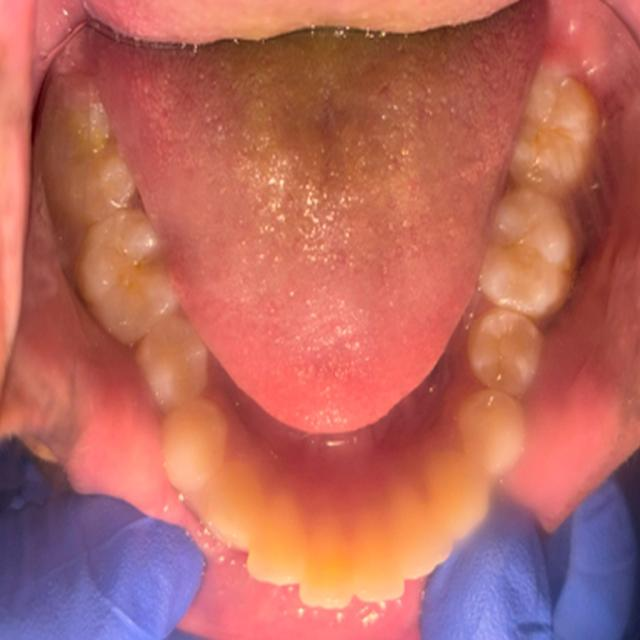
#> input picture data/lower/train/images/LO-0033_jpg.rf.617f9dca1194b83cf0dd77b2edfc112f.jpg, 640 x 640 px
$ python -i prepare_arch.py   (imports and definitions only)
#> lines starting #> are read from the running program, lines starting #| are printed output that depends on the picture
"""上下颌分类数据：每张 Roboflow 图做成多种远近、任意角度的样本，标签只有 lower / upper。
模拟诊所照片：整排牙、紧裁、半边、半边缩小放进模糊大背景；全部随机旋转 0~360°、宽高比抖动。
左右镜像不影响上下颌，训练时可以开。
用法: python prepare_arch.py [small]   -> dataset_arch[_small]/{train,val}/{lower,upper}/*.jpg"""
import glob, os, cv2, numpy as np, random
import sys
SMALL = len(sys.argv) > 1 and sys.argv[1] == 'small'   # 另加"小范围"样本：只裁牙弓里面那一小块（舌头或腭）加旁边几颗牙
# [1 line not run here, left out]

def rotate(img):
    h, w = img.shape[:2]; a = random.uniform(0, 360)
    M = cv2.getRotationMatrix2D((w / 2, h / 2), a, 1.0); c, s = abs(M[0, 0]), abs(M[0, 1])
    nW, nH = int(h * s + w * c), int(h * c + w * s); M[0, 2] += nW / 2 - w / 2; M[1, 2] += nH / 2 - h / 2
    return cv2.warpAffine(img, M, (nW, nH), flags=cv2.INTER_LINEAR, borderMode=cv2.BORDER_REFLECT_101)   # 镜像补边，避免拉伸条纹

def finish(img):
    r = random.uniform(0.8, 1.25); h, w = img.shape[:2]; img = cv2.resize(img, (max(int(w * r), 8), h))
    img = rotate(img); h, w = img.shape[:2]; k = LONG / max(h, w)
    return cv2.resize(img, (max(int(w * k), 8), max(int(h * k), 8)), interpolation=cv2.INTER_AREA)

def crop_around(img, pts, lo, hi):
    h, w = img.shape[:2]; x0, y0 = pts.min(0); x1, y1 = pts.max(0); bw, bh = x1 - x0, y1 - y0
    mx, my = bw * random.uniform(lo, hi), bh * random.uniform(lo, hi)
    return img[int(max(y0 - my, 0)):int(min(y1 + my, h)), int(max(x0 - mx, 0)):int(min(x1 + mx, w))]

def zoom_out(img):
    h, w = img.shape[:2]; f = random.uniform(0.4, 1.2)
    t, b, l, r = [int(f * x * random.uniform(0.4, 1.6)) for x in (h, h, w, w)]
    big = cv2.GaussianBlur(cv2.copyMakeBorder(img, t, b, l, r, cv2.BORDER_REPLICATE), (0, 0), 25)
    big[t:t + h, l:l + w] = img; return big

n = 0
# [26 lines not run here, left out]

>>> import cv2
>>> picture = cv2.imread('data/lower/train/images/LO-0033_jpg.rf.617f9dca1194b83cf0dd77b2edfc112f.jpg')
#> picture is the input picture: shape (640, 640, 3); mean B, G, R 95, 103.4, 183.8
>>> result = finish(picture)
#> in finish, `img = cv2.resize(img, (max(int(w * r), 8), h))`:
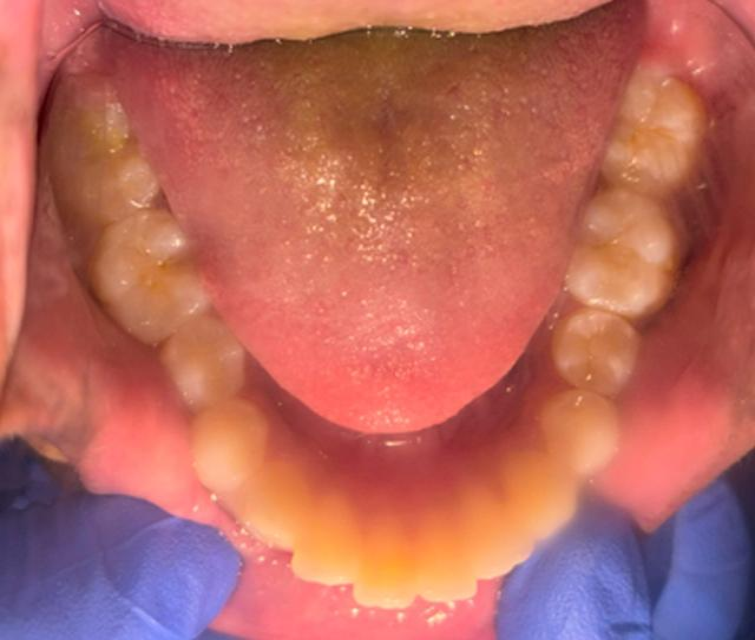
#> img: shape (640, 755, 3); mean of channels 0, 1, 2 95, 103.4, 183.8; drawn as B, G, R
#> in rotate, `return cv2.warpAffine(img, M, (nW, nH), flags=cv2.INTER_LINEAR, border..`:
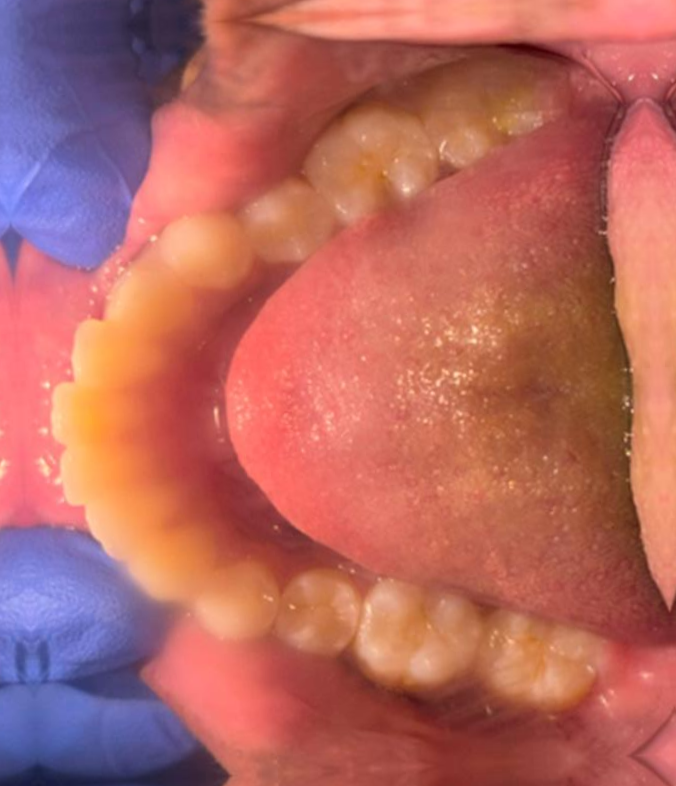
#> returned value: shape (786, 676, 3); mean of channels 0, 1, 2 97.2, 103.6, 182.7; drawn as B, G, R

$ run again, on data/lower/valid/images/LO-0028_jpg.rf.798afee0322c016ee26500cea10c3541.jpg
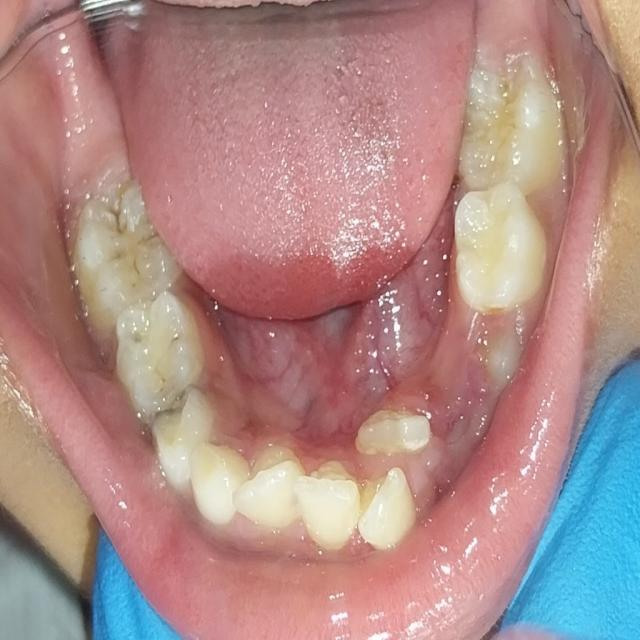
#> input picture data/lower/valid/images/LO-0028_jpg.rf.798afee0322c016ee26500cea10c3541.jpg, 640 x 640 px
#> picture is the input picture: shape (640, 640, 3); mean B, G, R 134.8, 138.4, 173.5
#> in finish, `img = cv2.resize(img, (max(int(w * r), 8), h))`:
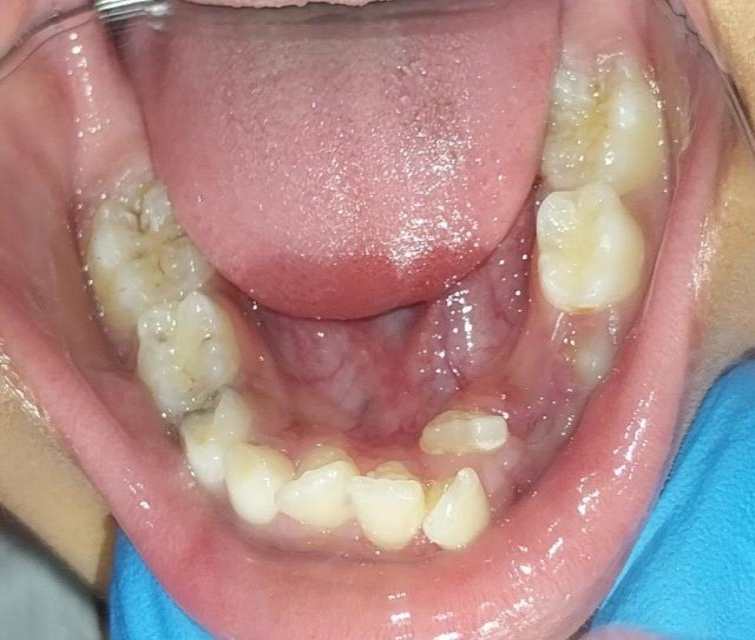
#> img: shape (640, 755, 3); mean of channels 0, 1, 2 134.8, 138.4, 173.5; drawn as B, G, R
#> in rotate, `return cv2.warpAffine(img, M, (nW, nH), flags=cv2.INTER_LINEAR, border..`:
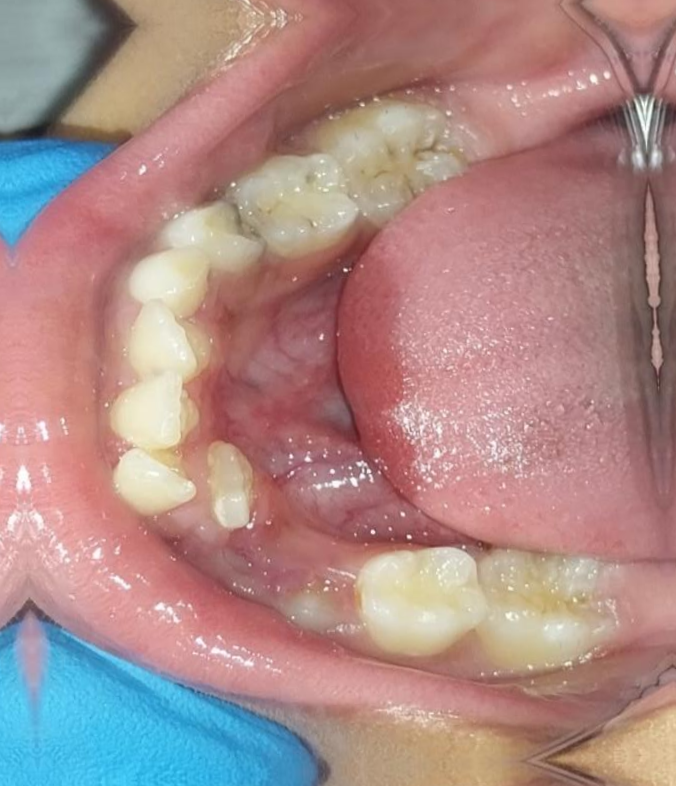
#> returned value: shape (786, 676, 3); mean of channels 0, 1, 2 135.4, 138.7, 171.7; drawn as B, G, R

$ run again, on data/lower/valid/images/LO-0030-1-_jpg.rf.6021d0eeecc1af91e45b72c2ea344299.jpg
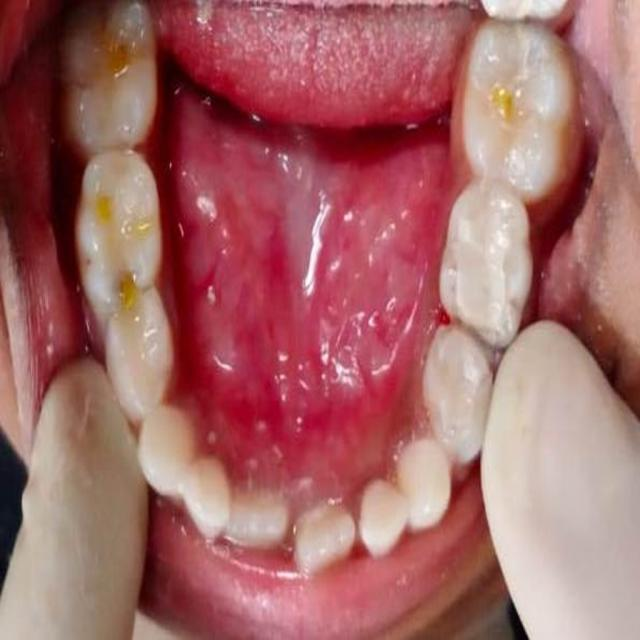
#> input picture data/lower/valid/images/LO-0030-1-_jpg.rf.6021d0eeecc1af91e45b72c2ea344299.jpg, 640 x 640 px
#> picture is the input picture: shape (640, 640, 3); mean B, G, R 103.5, 103.6, 164.4
#> in finish, `img = cv2.resize(img, (max(int(w * r), 8), h))`:
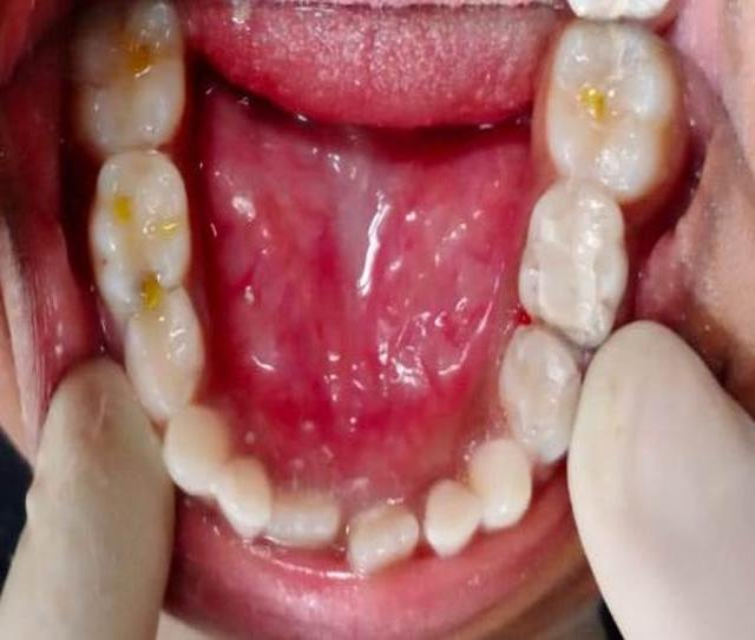
#> img: shape (640, 755, 3); mean of channels 0, 1, 2 103.5, 103.6, 164.4; drawn as B, G, R
#> in rotate, `return cv2.warpAffine(img, M, (nW, nH), flags=cv2.INTER_LINEAR, border..`:
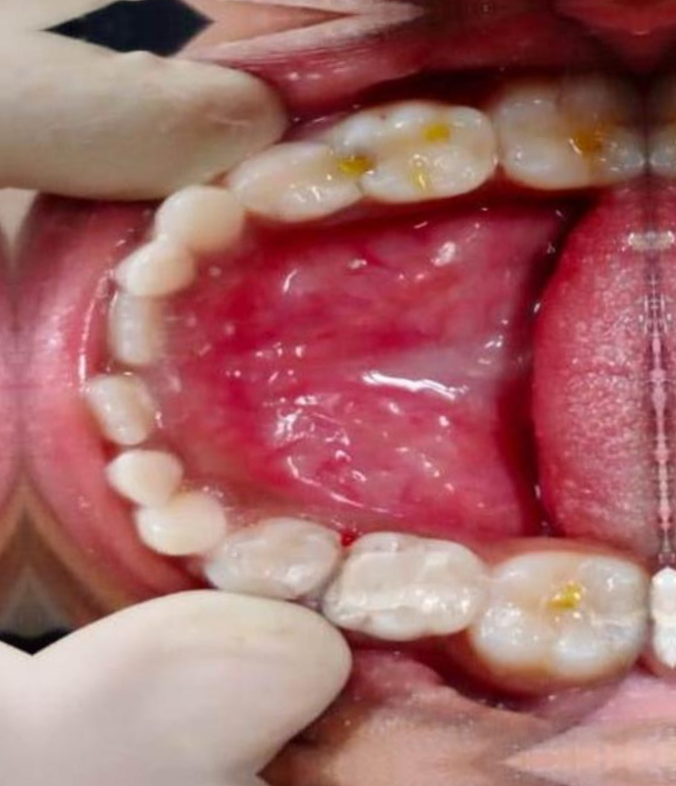
#> returned value: shape (786, 676, 3); mean of channels 0, 1, 2 103.6, 104, 163.1; drawn as B, G, R
